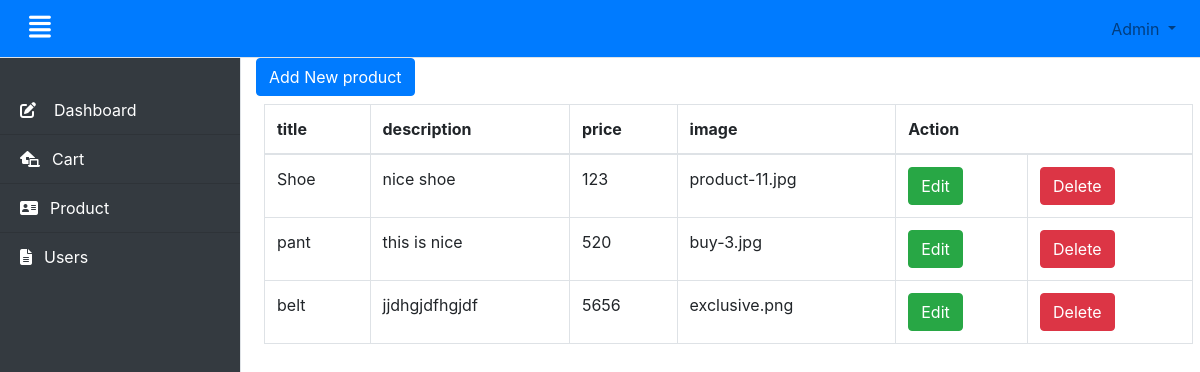
/admin/index.php (signed in), run on the app's committed database.
### tables this page shows
CREATE TABLE `products` (
  `id` int(11) NOT NULL,
  `product_name` varchar(255) NOT NULL,
  `product_description` text NOT NULL,
  `price` int(11) NOT NULL,
  `image` varchar(255) DEFAULT NULL
);

### admin/products.php (the view, shortened to what this page needs)
<a class="btn btn-primary mr-auto" href="addProduct.php">Add New product</a>
<table align="center" class="table table-bordered table-hover ml-2 mt-2">
  <thead>
    <tr>
      <th scope="col">title</th>
      <th scope="col">description</th>
      <th scope="col">price</th>
      <th scope="col">image</th>
      <th scope="col" colspan="2">Action</th>
    </tr>
  </thead>
  <tbody>
  <?php
  include 'config.php';
$query = "SELECT * FROM products;";
$result = mysqli_query($con,$query);
if(mysqli_num_rows($result) > 0) {
 while( $row = mysqli_fetch_array($result)){
 echo '<tr>
 <td scope="row">'.$row['product_name'].'</td><td>'.$row['product_description'].'</td><td>'.$row['price'].'</td>
 <td>'.$row['image'].'</td>';
 echo '<form action="edit.php" method="post">';
echo '<td><input type="submit" class="btn btn-success" value="Edit"></td></form>';
echo '<form action="deleteProduct.php" method="post">';
echo '&nbsp;<td><input type="submit" class="btn btn-danger" value="Delete"></td></tr></form>';
}
}
else{
  echo '<tr><td colspan="5" align="center">No data found!</td></tr>';
}
   ?>
  </tbody>
</table>

### admin/css/simple-sidebar.css (style rules this page uses)
#sidebar-wrapper { min-height: 100vh; margin-left: -15rem; -webkit-transition: margin .25s ease-out; -moz-transition: margin .25s ease-out; -o-transition: margin .25s ease-out; transition: margin .25s ease-out; }
#sidebar-wrapper .sidebar-heading { padding: 0.875rem 1.25rem; font-size: 1.2rem; }
#sidebar-wrapper .list-group { width: 15rem; }
@media (min-width: 768px) { #sidebar-wrapper { margin-left: 0; } }

### data on the page
products: product_name "Shoe", product_description "nice shoe", price "123", image "product-11.jpg"
products: product_name "pant", product_description "this is nice", price "520", image "buy-3.jpg"
products: product_name "belt", product_description "jjdhgjdfhgjdf", price "5656", image "exclusive.png"
